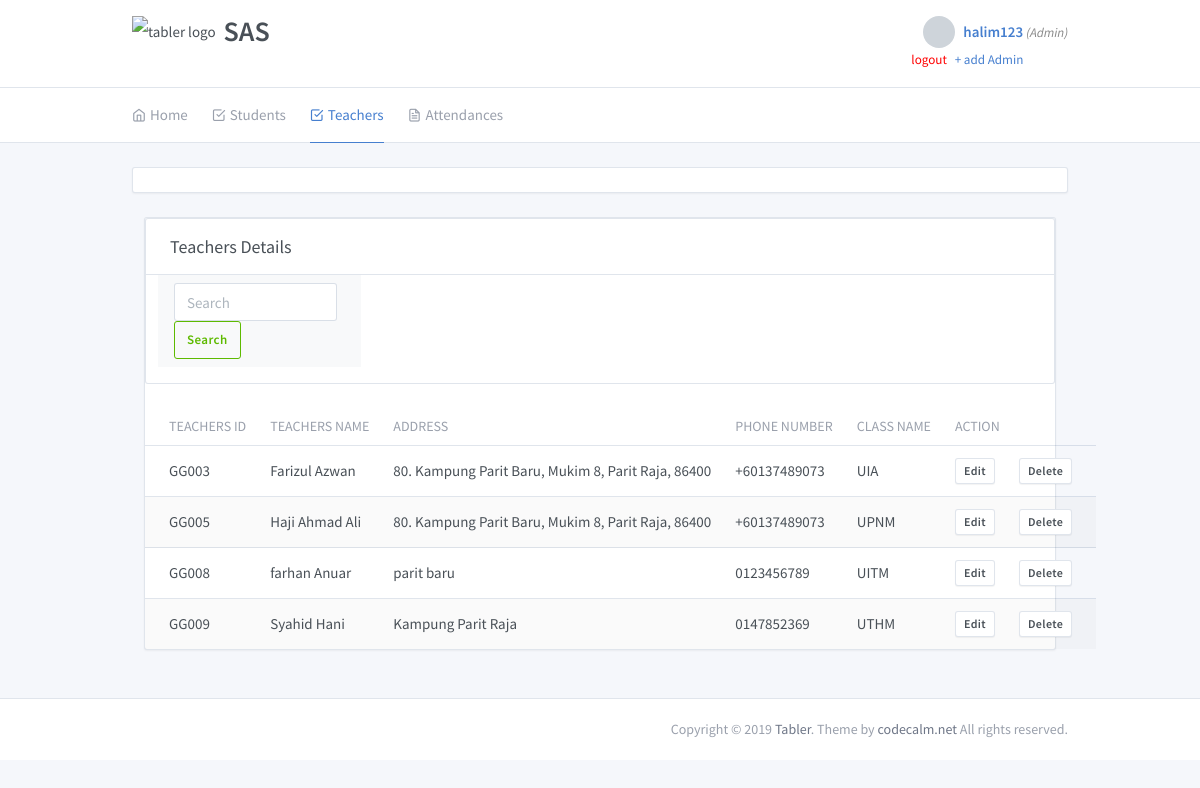
The page /admin/teachers.php (signed in) on the database its author committed.
### tables this page shows
CREATE TABLE `guru` (
  `idGuru` varchar(10) NOT NULL COMMENT 'guru yang berdaftar dan nombor unik',
  `nama` varchar(50) NOT NULL COMMENT 'nama bagi setiap guru',
  `alamat` varchar(50) NOT NULL DEFAULT 'Belum dinyatakan' COMMENT 'alamat rumah',
  `notelefon` varchar(15) DEFAULT NULL COMMENT 'nombor telefon guru',
  `user_type` varchar(10) NOT NULL,
  `idKelas` varchar(10) NOT NULL COMMENT 'kelas yang didaftar',
  `password` varchar(50) NOT NULL COMMENT 'kata laluan '
);

CREATE TABLE `kelas` (
  `idKelas` varchar(10) NOT NULL COMMENT 'kelas yang berdaftar',
  `namaKelas` varchar(10) NOT NULL COMMENT 'nama kelas'
);

### admin/teachers.php (the view, shortened to what this page needs)
<?php
  include('../functions.php');
?>
<?php
if (isset($_POST['search'])) {
$valueToSearch=$_POST['valueToSearch'];
  $results= mysqli_query($db,  "SELECT * FROM guru g, kelas k WHERE g.idKelas=k.idKelas AND CONCAT(idGuru, nama, alamat, notelefon, namaKelas) LIKE '%".$valueToSearch."%'");
}else{
  $results = mysqli_query($db, "SELECT idGuru, nama, alamat, namaKelas, notelefon from kelas k, guru g where k.idKelas=g.idKelas group by idGuru");
}
?>
<!doctype html>
<html lang="en" dir="ltr">
  <head>
    <link rel="stylesheet" href="https://maxcdn.bootstrapcdn.com/font-awesome/4.7.0/css/font-awesome.min.css">
    <link href="../assets/css/dashboard.css" rel="stylesheet" />
    <link href="../assets/plugins/charts-c3/plugin.css" rel="stylesheet" />
    <link href="../assets/plugins/maps-google/plugin.css" rel="stylesheet" />
  </head>
  <body class="">
    <div class="page">
      <div class="flex-fill">
        <div class="header py-4">
          <div class="container">
            <div class="d-flex">
                <img src="../demo/logo/student-stock-photo.71e8b7927254.png" class="header-brand-img" alt="tabler logo">
                <div class="h2">SAS</div>
              <div class="d-flex order-lg-2 ml-auto">
                <div class="dropdown">
                  <a href="adminProfile.php" class="nav-link pr-0 leading-none" >
                    <span class="avatar" style="background-image: url(./demo/faces/female/25.jpg)"></span>
                    <span class="ml-2 d-none d-lg-block">
                      <?php  if (isset($_SESSION['user'])) : ?>
                      <strong><?php echo $_SESSION['user']['username']; ?></strong>
                      <small>
                      <i  style="color: #888;">(<?php echo ucfirst($_SESSION['user']['user_type']); ?>)</i>
                      <br>
                      <a href="index.php?logout='1'" style="color: red;">logout</a>
                           &nbsp; <a href="registerAdmin.php"> + add Admin</a>
                    </small>
                <?php endif ?>
              </span>
             </a>
                </div>
              </div>
            </div>
          </div>
        </div>
        <div class="header collapse d-lg-flex p-0" id="headerMenuCollapse">
          <div class="container">
            <div class="row align-items-center">
              <div class="col-lg order-lg-first">
                <ul class="nav nav-tabs border-0 flex-column flex-lg-row">
                  <li class="nav-item">
                    <a href="./index.php" class="nav-link"><i class="fe fe-home"></i> Home</a>
                  </li>
                 <li class="nav-item dropdown">
                    <a href="javascript:void(0)" class="nav-link" data-toggle="dropdown"><i class="fe fe-check-square"></i>Students</a>
                  </li>
                  <li class="nav-item dropdown">
                    <a href="javascript:void(0)" class="nav-link active" data-toggle="dropdown"><i class="fe fe-check-square"></i>Teachers</a>
                  </li>
                  <li class="nav-item">
                    <a href="./attendances.php" class="nav-link"><i class="fe fe-file-text"></i>Attendances</a>
                  </li>
                </ul>
              </div>
            </div>
          </div>
        </div>
        <div class="my-3 my-md-5">
          <div class="container">
            <div class="row">
              <div class="col-12">
                <div class="row row-cards">
              <div class="col-12 col-sm-12 col-lg-12">
                <div class="card">
                  <div class="card-body p-1 text-center">
                  </div>
                </div>
              </div>
            </div>
            <div class="col-12">
                <div class="card">
                <form class="card" action="teachers.php" method="post">
                  <div class="card-header">
                    <h3 class="card-title">Teachers Details</h3>
                  </div>
                     <div class="col-sm-6 col-md-3">
                      <div class="form-group">
                        <nav class="navbar navbar-light bg-light">
                          <form class="form-inline">
                            <input class="form-control mr-sm-2" type="search" name="valueToSearch" placeholder="Search" aria-label="Search">
                            <button class="btn btn-outline-success my-2 my-sm-0"name="search" value="Filter" type="submit">Search</button>
                          </form>
                        </nav>
                      </div>
                    </div>
                    <table class="table card-table table-vcenter text-nowrap datatable table table-striped">
                    <thead>
                      <tr>
                        <th>Teachers ID</th>
                        <th>Teachers Name</th>
                        <th>Address</th>
                        <th>Phone Number</th>
                        <th>Class Name</th>
                        <th colspan="2">Action</th>
                      </tr>
                    </thead>
                    <?php while ($row = mysqli_fetch_array($results)) { ?>
                      <tr>
                        <td><?php echo $row['idGuru']; ?></td>
                        <td><?php echo $row['nama']; ?></td>
                        <td><?php echo $row['alamat']; ?></td>
                        <td><?php echo $row['notelefon']; ?></td>
                        <td><?php echo $row['namaKelas']; ?></td>
                        <td>
                          <a href="updateTeachers.php?editTeachers=<?php echo $row['idGuru']; ?>" class="btn btn-secondary btn-sm"  >Edit</a>
                        </td>
                        <td>
                          <a href="../functions.php?delTeachers=<?php echo $row['idGuru']; ?>"class="btn btn-secondary btn-sm" onclick="return confirm('Are you sure?')"  >Delete</a>
                        </td>
                      </tr>
                    <?php } ?>
                  </table>
                  </form>
                </div>
              </div>
            </div>
          </div>
        </div>
      </div>
    <footer class="footer">
      <div class="container">
        <div class="row align-items-center flex-row-reverse">
          <div class="col-12 col-lg-auto mt-3 mt-lg-0 text-center">
            Copyright © 2019 <a href=".">Tabler</a>. Theme by <a href="https://codecalm.net" target="_blank">codecalm.net</a> All rights reserved.
          </div>
        </div>
      </div>
</footer>
</body>
</html>

### rows shown on the page
guru: idGuru "GG003", nama "Farizul Azwan", alamat "80. Kampung Parit Baru, Mukim 8, Parit Raja, 86400", notelefon "+60137489073", idKelas.namaKelas "UIA"
guru: idGuru "GG005", nama "Haji Ahmad Ali", alamat "80. Kampung Parit Baru, Mukim 8, Parit Raja, 86400", notelefon "+60137489073", idKelas.namaKelas "UPNM"
guru: idGuru "GG008", nama "farhan Anuar", alamat "parit baru", notelefon "0123456789", idKelas.namaKelas "UITM"
guru: idGuru "GG009", nama "Syahid Hani", alamat "Kampung Parit Raja", notelefon "0147852369", idKelas.namaKelas "UTHM"

### other values the page prints
$_SESSION['user']['username'] "halim123"
$_SESSION['user']['user_type'] "Admin"
